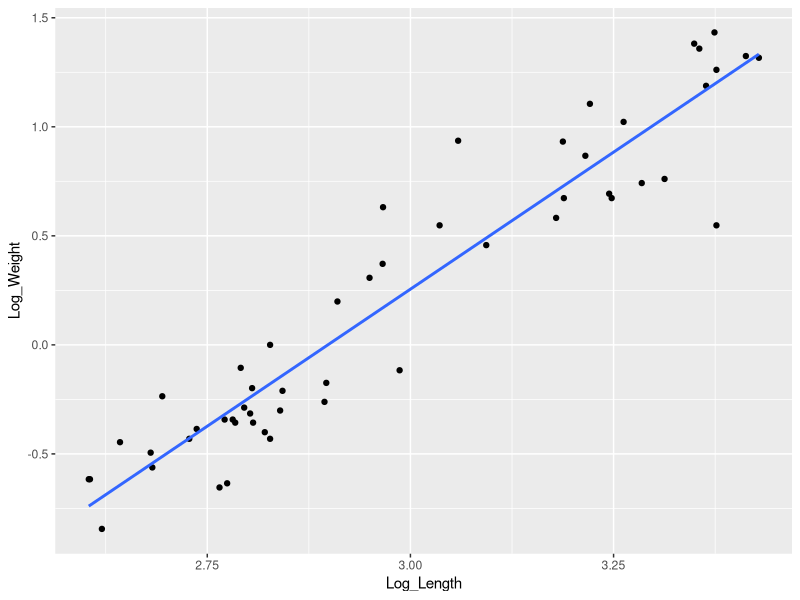
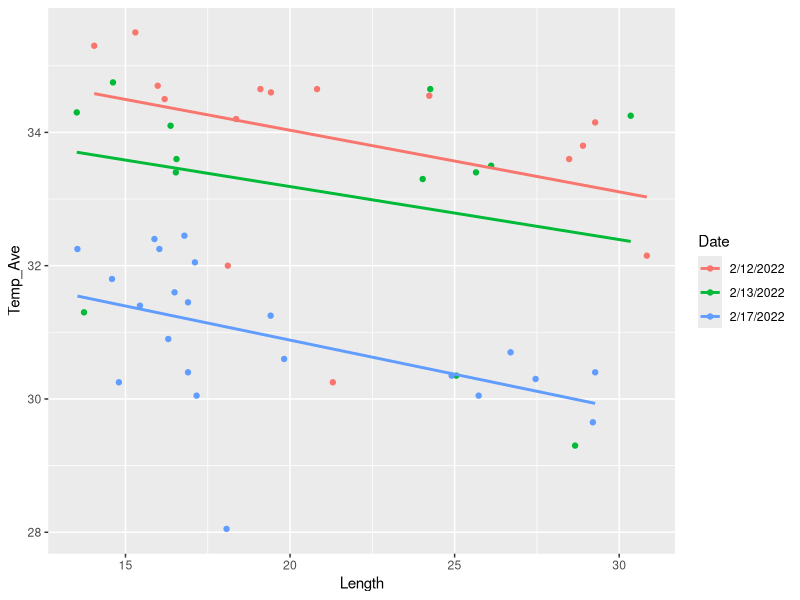
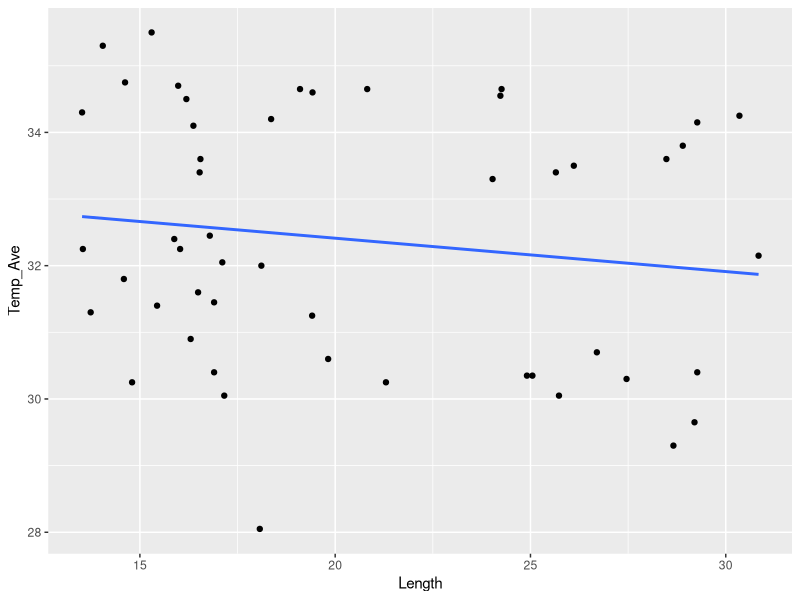
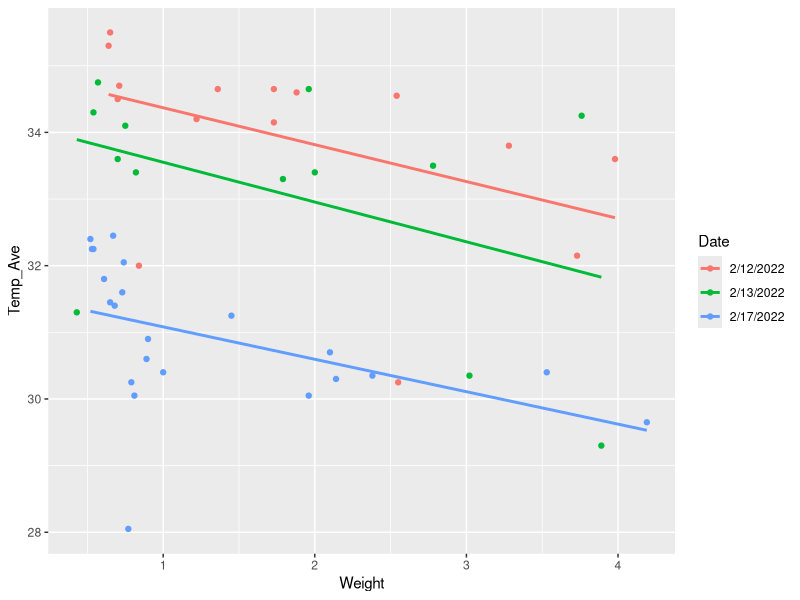

Generate these figures, in order, with R:
## ---- chunk 1
knitr::opts_chunk$set(echo = TRUE)
## ---- chunk 2
library(tidyverse)
## ---- chunk 3
LORR<-read.csv("LORR MC MP.csv")
## ---- chunk 4
LORR1<-LORR%>%
  mutate(Log_Length=log(Length))%>%
  mutate(Log_Weight=log(Weight))
## ---- chunk 5
Linear<-lm(Log_Weight~Log_Length, data = LORR1)
print(Linear)
## ---- chunk 6
summary(Linear)
## ---- chunk 7
LORR1%>%
  ggplot(aes(x=Log_Length,y=Log_Weight))+
  geom_point()+
  geom_smooth(method = lm,formula = y ~ x,se=F)
## ---- chunk 8
LORR1%>%
  ggplot(aes(x=Length,y=Temp_Ave,color=Date))+
  geom_point()+
  geom_smooth(se=F,method = lm)
## ---- chunk 9
LORR1%>%
  ggplot(aes(x=Length,y=Temp_Ave))+
  geom_point()+
  geom_smooth(se=F,method = lm)
## ---- chunk 10
LORR1%>%
  ggplot(aes(x=Weight,y=Temp_Ave,color=Date))+
  geom_point()+
  geom_smooth(se=F,method = lm)
